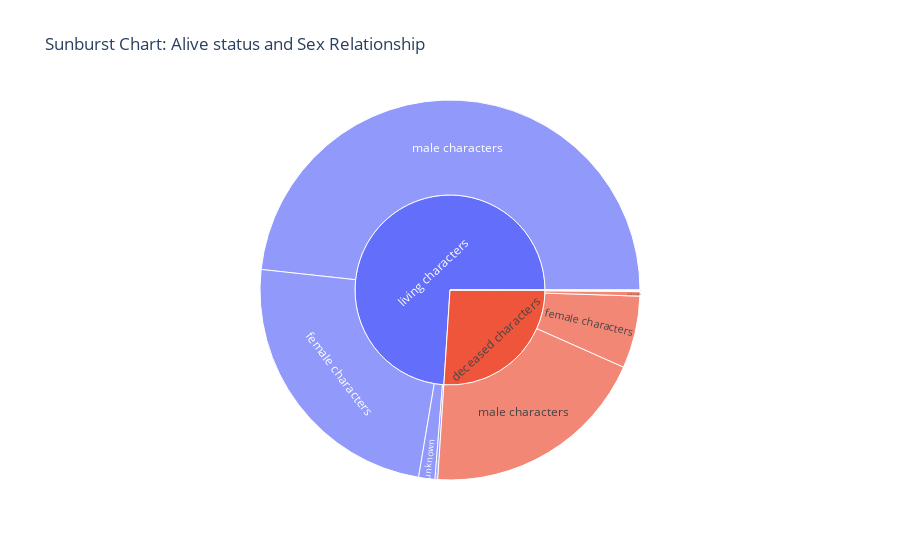

Notebook cell for this chart:
### Code cell
# --> Comment 3.8. Рассмотрим Alive status and Sex Relationship
import plotly.express as px

fig_sunburst = px.sunburst(dataset_cleaned, path=['ALIVE', 'SEX'], title='Sunburst Chart: Alive status and Sex Relationship')
fig_sunburst.show()

# --> Comment 3.8.1. Вывод:
#     Среди умерших персонажей больше всего мужчин.

### Figure 1 — Plotly figure (JSON) as saved in the notebook; plotly's stock layout.template omitted (floating-point values rounded to 4 significant figures)
{"data": [{"branchvalues": "total", "domain": {"x": [0, 1], "y": [0, 1]}, "hovertemplate": "labels=%{label}<br>count=%{value}<br>parent=%{parent}<br>id=%{id}<extra></extra>", "ids": ["deceased characters/female characters", "living characters/female characters", "unknown/female characters", "deceased characters/genderless characters", "living characters/genderless characters", "deceased characters/male characters", "living characters/male characters", "unknown/male characters", "deceased characters/transgender characters", "deceased characters/unknown", "living characters/unknown", "deceased characters", "living characters", "unknown"], "labels": ["female characters", "female characters", "female characters", "genderless characters", "genderless characters", "male characters", "male characters", "male characters", "transgender characters", "unknown", "unknown", "deceased characters", "living characters", "unknown"], "name": "", "parents": ["deceased characters", "living characters", "unknown", "deceased characters", "living characters", "deceased characters", "living characters", "unknown", "deceased characters", "deceased characters", "living characters", "", "", ""], "type": "sunburst", "values": [368, 1443, 1, 5, 14, 1161, 2893, 1, 1, 23, 83, 1558, 4433, 2]}], "layout": {"legend": {"tracegroupgap": 0}, "title": {"text": "Sunburst Chart: Alive status and Sex Relationship"}}}
